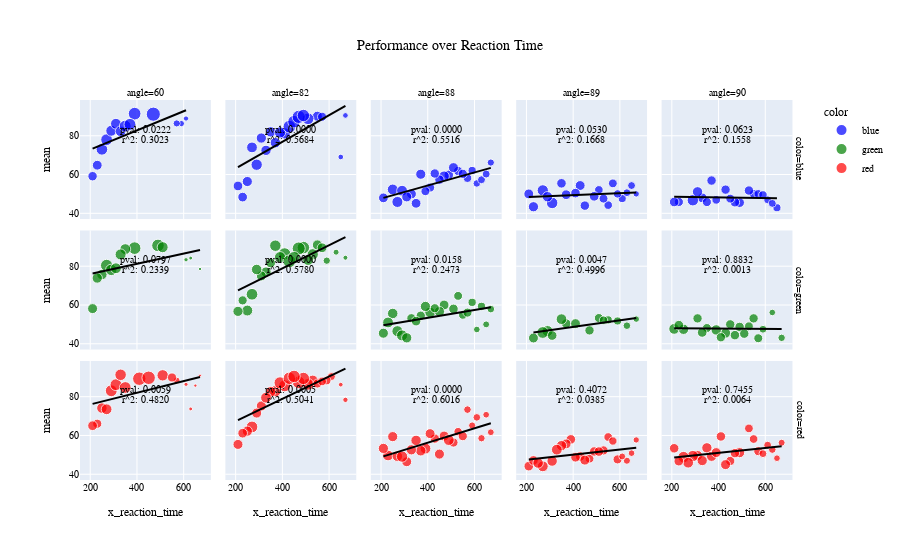

Notebook source saved alongside this figure:
### Markdown cell above
# Performance over RT

### Code cell
perf_angle_df = events_df.groupby(["x_reaction_time", "color", "angle"])["performance"] \
    .agg(["count", "mean"]).reset_index()
perf_angle_df = weigted_outlier_filter("mean", "count", lower_q=.1, upper_q=.9)(perf_angle_df)
perf_angle_df = weigted_outlier_filter("x_reaction_time", "count", lower_q=.1, upper_q=.85)(perf_angle_df)
fig = px.scatter(perf_angle_df.sort_values("angle"), 
    title="Performance over Reaction Time",
    x="x_reaction_time", y="mean", 
    color="color", size="count", size_max=10,
    facet_row="color", facet_col="angle",
    render_mode="svg",
    # marginal_x="histogram",
    # animation_frame="angle",
    # facet_col_spacing=.25, facet_row_spacing=.1,
    trendline="ols", trendline_options=dict(log_x=False), trendline_color_override="black",
    color_discrete_map={
        "red": "red",
        "green": "green",
        "blue": "blue"})
for idx, row in px.get_trendline_results(fig).sort_values("color", ascending=False).iterrows():
    res = row["px_fit_results"]
    fig.add_annotation(xref=f"x{idx+1}", yref=f"y{idx+1}", showarrow=False, yshift=30, text=f"pval: {res.pvalues[1]:.4f}")
    fig.add_annotation(xref=f"x{idx+1}", yref=f"y{idx+1}", showarrow=False, yshift=20, text=f"r^2: {res.rsquared:.4f}")
fig.update_layout(
    title_x=0.5,
    font= my_font,
                )
fig.show()
pio.write_image(fig, 'per_density.png', width=1600, height=700)


# pio.write_image(fig, 'sacc.png', width=1600, height=700)
# import PIL
# import io

# frames = []
# for s, fr in enumerate(fig.frames):
#     fig.update(data=fr.data)
#     fig.layout.sliders[0].update(active=s)
#     frames.append(PIL.Image.open(io.BytesIO(fig.to_image(scale=2, format="png"))))
    
# # create animated GIF
# frames[0].save(
#         "test.gif",
#         save_all=True,
#         append_images=frames[1:],
#         optimize=True,
#         duration=500,
#         loop=0,
#     )
# Performance_over_reaction_time_bytes = fig.to_image(format="png", width=400, height=400)

### Figure 1 — Plotly figure (JSON) as saved in the notebook; plotly's stock layout.template omitted (floating-point values rounded to 4 significant figures)
{"data": [{"hovertemplate": "color=blue<br>angle=60<br>x_reaction_time=%{x}<br>mean=%{y}<br>count=%{marker.size}<extra></extra>", "legendgroup": "blue", "marker": {"color": "blue", "size": [115, 174, 177, 36, 155, 152, 147, 209, 180, 184, 51, 66, 259, 125], "sizemode": "area", "sizeref": 2.59, "symbol": "circle"}, "mode": "markers", "name": "blue", "orientation": "v", "showlegend": true, "type": "scatter", "x": [210, 250, 270, 610, 290, 310, 330, 390, 350, 370, 590, 570, 470, 230], "xaxis": "x11", "y": [59.13, 72.99, 77.97, 88.89, 82.58, 86.18, 82.31, 91.39, 85, 85.87, 86.27, 86.36, 91.12, 64.8], "yaxis": "y11"}, {"hovertemplate": "<b>OLS trendline</b><br>mean = 0.0495435 * x_reaction_time + 62.947<br>R<sup>2</sup>=0.482005<br><br>color=blue<br>angle=60<br>x_reaction_time=%{x}<br>mean=%{y} <b>(trend)</b><extra></extra>", "legendgroup": "blue", "line": {"color": "black"}, "marker": {"color": "blue", "symbol": "circle"}, "mode": "lines", "name": "blue", "showlegend": false, "type": "scatter", "x": [210, 230, 250, 270, 290, 310, 330, 350, 370, 390, 470, 570, 590, 610], "xaxis": "x11", "y": [73.35, 74.34, 75.33, 76.32, 77.31, 78.31, 79.3, 80.29, 81.28, 82.27, 86.23, 91.19, 92.18, 93.17], "yaxis": "y11"}, {"hovertemplate": "color=blue<br>angle=82<br>x_reaction_time=%{x}<br>mean=%{y}<br>count=%{marker.size}<extra></extra>", "legendgroup": "blue", "marker": {"color": "blue", "size": [138, 140, 137, 166, 139, 131, 165, 164, 108, 209, 150, 42, 133, 122, 42, 204, 178, 122, 224, 199], "sizemode": "area", "sizeref": 2.59, "symbol": "circle"}, "mode": "markers", "name": "blue", "orientation": "v", "showlegend": false, "type": "scatter", "x": [330, 370, 310, 290, 350, 550, 410, 390, 570, 430, 270, 650, 250, 210, 670, 450, 510, 230, 470, 490], "xaxis": "x12", "y": [72.46, 76.43, 78.83, 65.06, 82.01, 90.08, 81.21, 81.71, 89.81, 84.69, 74, 69.05, 56.39, 54.1, 90.48, 87.25, 88.76, 48.36, 89.73, 90.45], "yaxis": "y12"}, {"hovertemplate": "<b>OLS trendline</b><br>mean = 0.0685622 * x_reaction_time + 49.4333<br>R<sup>2</sup>=0.504104<br><br>color=blue<br>angle=82<br>x_reaction_time=%{x}<br>mean=%{y} <b>(trend)</b><extra></extra>", "legendgroup": "blue", "line": {"color": "black"}, "marker": {"color": "blue", "symbol": "circle"}, "mode": "lines", "name": "blue", "showlegend": false, "type": "scatter", "x": [210, 230, 250, 270, 290, 310, 330, 350, 370, 390, 410, 430, 450, 470, 490, 510, 550, 570, 650, 670], "xaxis": "x12", "y": [63.83, 65.2, 66.57, 67.95, 69.32, 70.69, 72.06, 73.43, 74.8, 76.17, 77.54, 78.92, 80.29, 81.66, 83.03, 84.4, 87.14, 88.51, 94.0, 95.37], "yaxis": "y12"}, {"hovertemplate": "color=blue<br>angle=88<br>x_reaction_time=%{x}<br>mean=%{y}<br>count=%{marker.size}<extra></extra>", "legendgroup": "blue", "marker": {"color": "blue", "size": [123, 153, 151, 74, 82, 83, 157, 107, 110, 98, 111, 105, 133, 87, 124, 128, 132, 117, 142, 115, 129, 114, 68], "sizemode": "area", "sizeref": 2.59, "symbol": "circle"}, "mode": "markers", "name": "blue", "orientation": "v", "showlegend": false, "type": "scatter", "x": [210, 250, 290, 610, 630, 650, 270, 410, 530, 570, 550, 390, 370, 590, 350, 330, 310, 490, 470, 450, 510, 430, 670], "xaxis": "x13", "y": [47.97, 52.29, 51.66, 55.41, 57.32, 60.24, 45.86, 53.27, 61.82, 58.16, 60.36, 51.43, 60.15, 62.07, 45.16, 50, 48.48, 59.83, 59.15, 57.39, 63.57, 60.53, 66.18], "yaxis": "y13"}, {"hovertemplate": "<b>OLS trendline</b><br>mean = 0.0336189 * x_reaction_time + 40.9131<br>R<sup>2</sup>=0.601553<br><br>color=blue<br>angle=88<br>x_reaction_time=%{x}<br>mean=%{y} <b>(trend)</b><extra></extra>", "legendgroup": "blue", "line": {"color": "black"}, "marker": {"color": "blue", "symbol": "circle"}, "mode": "lines", "name": "blue", "showlegend": false, "type": "scatter", "x": [210, 250, 270, 290, 310, 330, 350, 370, 390, 410, 430, 450, 470, 490, 510, 530, 550, 570, 590, 610, 630, 650, 670], "xaxis": "x13", "y": [47.97, 49.32, 49.99, 50.66, 51.33, 52.01, 52.68, 53.35, 54.02, 54.7, 55.37, 56.04, 56.71, 57.39, 58.06, 58.73, 59.4, 60.08, 60.75, 61.42, 62.09, 62.77, 63.44], "yaxis": "y13"}, {"hovertemplate": "color=blue<br>angle=89<br>x_reaction_time=%{x}<br>mean=%{y}<br>count=%{marker.size}<extra></extra>", "legendgroup": "blue", "marker": {"color": "blue", "size": [52, 136, 96, 121, 116, 127, 123, 95, 103, 119, 172, 84, 164, 126, 81, 79, 101, 90, 138, 119], "sizemode": "area", "sizeref": 2.59, "symbol": "circle"}, "mode": "markers", "name": "blue", "orientation": "v", "showlegend": false, "type": "scatter", "x": [670, 230, 510, 490, 450, 430, 370, 550, 530, 410, 310, 610, 270, 210, 650, 630, 570, 590, 290, 350], "xaxis": "x14", "y": [50, 43.38, 52.08, 48.76, 43.97, 54.33, 49.59, 44.21, 47.57, 50.42, 45.35, 47.62, 51.83, 50, 54.32, 50.63, 55.45, 50, 48.55, 55.46], "yaxis": "y14"}, {"hovertemplate": "<b>OLS trendline</b><br>mean = 0.00492039 * x_reaction_time + 47.4327<br>R<sup>2</sup>=0.038468<br><br>color=blue<br>angle=89<br>x_reaction_time=%{x}<br>mean=%{y} <b>(trend)</b><extra></extra>", "legendgroup": "blue", "line": {"color": "black"}, "marker": {"color": "blue", "symbol": "circle"}, "mode": "lines", "name": "blue", "showlegend": false, "type": "scatter", "x": [210, 230, 270, 290, 310, 350, 370, 410, 430, 450, 490, 510, 530, 550, 570, 590, 610, 630, 650, 670], "xaxis": "x14", "y": [48.47, 48.56, 48.76, 48.86, 48.96, 49.15, 49.25, 49.45, 49.55, 49.65, 49.84, 49.94, 50.04, 50.14, 50.24, 50.34, 50.43, 50.53, 50.63, 50.73], "yaxis": "y14"}, {"hovertemplate": "color=blue<br>angle=90<br>x_reaction_time=%{x}<br>mean=%{y}<br>count=%{marker.size}<extra></extra>", "legendgroup": "blue", "marker": {"color": "blue", "size": [123, 109, 116, 102, 98, 113, 114, 84, 116, 103, 123, 98, 107, 83, 169, 139, 95, 82, 120], "sizemode": "area", "sizeref": 2.59, "symbol": "circle"}, "mode": "markers", "name": "blue", "orientation": "v", "showlegend": false, "type": "scatter", "x": [490, 230, 370, 550, 390, 430, 530, 650, 470, 450, 330, 570, 350, 610, 290, 310, 590, 630, 210], "xaxis": "x15", "y": [45.53, 45.87, 56.9, 50, 46.94, 52.21, 51.75, 42.86, 45.69, 47.57, 47.97, 50, 45.79, 46.99, 46.75, 51.08, 49.47, 45.12, 45.83], "yaxis": "y15"}, {"hovertemplate": "<b>OLS trendline</b><br>mean = -0.00191935 * x_reaction_time + 48.976<br>R<sup>2</sup>=0.006361<br><br>color=blue<br>angle=90<br>x_reaction_time=%{x}<br>mean=%{y} <b>(trend)</b><extra></extra>", "legendgroup": "blue", "line": {"color": "black"}, "marker": {"color": "blue", "symbol": "circle"}, "mode": "lines", "name": "blue", "showlegend": false, "type": "scatter", "x": [210, 230, 290, 310, 330, 350, 370, 390, 430, 450, 470, 490, 530, 550, 570, 590, 610, 630, 650], "xaxis": "x15", "y": [48.57, 48.53, 48.42, 48.38, 48.34, 48.3, 48.27, 48.23, 48.15, 48.11, 48.07, 48.04, 47.96, 47.92, 47.88, 47.84, 47.81, 47.77, 47.73], "yaxis": "y15"}, {"hovertemplate": "color=green<br>angle=60<br>x_reaction_time=%{x}<br>mean=%{y}<br>count=%{marker.size}<extra></extra>", "legendgroup": "green", "marker": {"color": "green", "size": [129, 140, 19, 194, 169, 24, 152, 206, 152, 158, 14, 138, 205, 157], "sizemode": "area", "sizeref": 2.59, "symbol": "circle"}, "mode": "markers", "name": "green", "orientation": "v", "showlegend": true, "type": "scatter", "x": [210, 250, 630, 270, 290, 610, 310, 390, 350, 330, 670, 230, 490, 510], "xaxis": "x6", "y": [58.14, 75.71, 84.21, 80.41, 78.11, 83.33, 78.95, 89.32, 88.82, 86.08, 78.57, 73.91, 90.73, 89.81], "yaxis": "y6"}, {"hovertemplate": "<b>OLS trendline</b><br>mean = 0.0264574 * x_reaction_time + 70.6805<br>R<sup>2</sup>=0.233917<br><br>color=green<br>angle=60<br>x_reaction_time=%{x}<br>mean=%{y} <b>(trend)</b><extra></extra>", "legendgroup": "green", "line": {"color": "black"}, "marker": {"color": "green", "symbol": "circle"}, "mode": "lines", "name": "green", "showlegend": false, "type": "scatter", "x": [210, 230, 250, 270, 290, 310, 330, 350, 390, 490, 510, 610, 630, 670], "xaxis": "x6", "y": [76.24, 76.77, 77.29, 77.82, 78.35, 78.88, 79.41, 79.94, 81.0, 83.64, 84.17, 86.82, 87.35, 88.41], "yaxis": "y6"}, {"hovertemplate": "color=green<br>angle=82<br>x_reaction_time=%{x}<br>mean=%{y}<br>count=%{marker.size}<extra></extra>", "legendgroup": "green", "marker": {"color": "green", "size": [139, 128, 143, 191, 166, 170, 133, 70, 163, 120, 124, 202, 155, 221, 47, 177, 154, 212, 187, 32, 109, 134], "sizemode": "area", "sizeref": 2.59, "symbol": "circle"}, "mode": "markers", "name": "green", "orientation": "v", "showlegend": false, "type": "scatter", "x": [330, 310, 290, 410, 530, 370, 550, 590, 390, 350, 570, 490, 510, 470, 630, 270, 250, 430, 450, 670, 230, 210], "xaxis": "x7", "y": [76.98, 75, 78.32, 86.39, 86.14, 90.59, 90.98, 82.86, 84.66, 81.67, 89.52, 89.6, 83.23, 89.14, 87.23, 65.54, 57.14, 82.55, 84.49, 84.38, 62.39, 56.72], "yaxis": "y7"}, {"hovertemplate": "<b>OLS trendline</b><br>mean = 0.0596044 * x_reaction_time + 55.0536<br>R<sup>2</sup>=0.578004<br><br>color=green<br>angle=82<br>x_reaction_time=%{x}<br>mean=%{y} <b>(trend)</b><extra></extra>", "legendgroup": "green", "line": {"color": "black"}, "marker": {"color": "green", "symbol": "circle"}, "mode": "lines", "name": "green", "showlegend": false, "type": "scatter", "x": [210, 230, 250, 270, 290, 310, 330, 350, 370, 390, 410, 430, 450, 470, 490, 510, 530, 550, 570, 590, 630, 670], "xaxis": "x7", "y": [67.57, 68.76, 69.95, 71.15, 72.34, 73.53, 74.72, 75.92, 77.11, 78.3, 79.49, 80.68, 81.88, 83.07, 84.26, 85.45, 86.64, 87.84, 89.03, 90.22, 92.6, 94.99], "yaxis": "y7"}, {"hovertemplate": "color=green<br>angle=88<br>x_reaction_time=%{x}<br>mean=%{y}<br>count=%{marker.size}<extra></extra>", "legendgroup": "green", "marker": {"color": "green", "size": [142, 86, 157, 146, 102, 135, 93, 112, 111, 107, 88, 120, 57, 158, 137, 119, 125, 136, 108, 62, 132, 151, 76], "sizemode": "area", "sizeref": 2.59, "symbol": "circle"}, "mode": "markers", "name": "green", "orientation": "v", "showlegend": false, "type": "scatter", "x": [250, 630, 270, 410, 530, 390, 550, 370, 330, 570, 590, 350, 610, 290, 310, 510, 470, 450, 430, 650, 210, 230, 670], "xaxis": "x8", "y": [55.63, 59.3, 46.5, 56.16, 64.71, 59.26, 54.84, 54.46, 53.15, 56.07, 61.36, 51.67, 47.37, 44.3, 43.07, 57.98, 60, 56.62, 58.33, 50, 45.45, 50.99, 57.89], "yaxis": "y8"}, {"hovertemplate": "<b>OLS trendline</b><br>mean = 0.0201032 * x_reaction_time + 45.3348<br>R<sup>2</sup>=0.247288<br><br>color=green<br>angle=88<br>x_reaction_time=%{x}<br>mean=%{y} <b>(trend)</b><extra></extra>", "legendgroup": "green", "line": {"color": "black"}, "marker": {"color": "green", "symbol": "circle"}, "mode": "lines", "name": "green", "showlegend": false, "type": "scatter", "x": [210, 230, 250, 270, 290, 310, 330, 350, 370, 390, 410, 430, 450, 470, 510, 530, 550, 570, 590, 610, 630, 650, 670], "xaxis": "x8", "y": [49.56, 49.96, 50.36, 50.76, 51.16, 51.57, 51.97, 52.37, 52.77, 53.17, 53.58, 53.98, 54.38, 54.78, 55.59, 55.99, 56.39, 56.79, 57.2, 57.6, 58.0, 58.4, 58.8], "yaxis": "y8"}, {"hovertemplate": "color=green<br>angle=89<br>x_reaction_time=%{x}<br>mean=%{y}<br>count=%{marker.size}<extra></extra>", "legendgroup": "green", "marker": {"color": "green", "size": [55, 128, 113, 107, 115, 86, 92, 127, 148, 159, 179, 75, 85, 122], "sizemode": "area", "sizeref": 2.59, "symbol": "circle"}, "mode": "markers", "name": "green", "orientation": "v", "showlegend": false, "type": "scatter", "x": [670, 230, 470, 510, 370, 550, 530, 410, 350, 290, 270, 630, 590, 310], "xaxis": "x9", "y": [52.73, 42.97, 46.9, 53.27, 50.43, 52.33, 52.17, 50.39, 52.7, 46.54, 45.81, 49.33, 51.76, 44.26], "yaxis": "y9"}, {"hovertemplate": "<b>OLS trendline</b><br>mean = 0.0171851 * x_reaction_time + 41.8148<br>R<sup>2</sup>=0.499586<br><br>color=green<br>angle=89<br>x_reaction_time=%{x}<br>mean=%{y} <b>(trend)</b><extra></extra>", "legendgroup": "green", "line": {"color": "black"}, "marker": {"color": "green", "symbol": "circle"}, "mode": "lines", "name": "green", "showlegend": false, "type": "scatter", "x": [230, 270, 290, 310, 350, 370, 410, 470, 510, 530, 550, 590, 630, 670], "xaxis": "x9", "y": [45.77, 46.45, 46.8, 47.14, 47.83, 48.17, 48.86, 49.89, 50.58, 50.92, 51.27, 51.95, 52.64, 53.33], "yaxis": "y9"}, {"hovertemplate": "color=green<br>angle=90<br>x_reaction_time=%{x}<br>mean=%{y}<br>count=%{marker.size}<extra></extra>", "legendgroup": "green", "marker": {"color": "green", "size": [115, 114, 134, 140, 113, 113, 102, 115, 117, 151, 72, 105, 80, 113, 106, 120, 57, 139, 121], "sizemode": "area", "sizeref": 2.59, "symbol": "circle"}, "mode": "markers", "name": "green", "orientation": "v", "showlegend": false, "type": "scatter", "x": [490, 450, 430, 390, 550, 410, 530, 510, 470, 210, 670, 570, 590, 310, 350, 330, 630, 250, 230], "xaxis": "x10", "y": [48.7, 50, 45.52, 47.14, 53.1, 43.36, 49.02, 45.22, 44.44, 47.68, 43.06, 42.86, 47.5, 53.1, 48.11, 45.83, 56.14, 47.48, 49.59], "yaxis": "y10"}, {"hovertemplate": "<b>OLS trendline</b><br>mean = -0.000954331 * x_reaction_time + 48.202<br>R<sup>2</sup>=0.001307<br><br>color=green<br>angle=90<br>x_reaction_time=%{x}<br>mean=%{y} <b>(trend)</b><extra></extra>", "legendgroup": "green", "line": {"color": "black"}, "marker": {"color": "green", "symbol": "circle"}, "mode": "lines", "name": "green", "showlegend": false, "type": "scatter", "x": [210, 230, 250, 310, 330, 350, 390, 410, 430, 450, 470, 490, 510, 530, 550, 570, 590, 630, 670], "xaxis": "x10", "y": [48.0, 47.98, 47.96, 47.91, 47.89, 47.87, 47.83, 47.81, 47.79, 47.77, 47.75, 47.73, 47.72, 47.7, 47.68, 47.66, 47.64, 47.6, 47.56], "yaxis": "y10"}, {"hovertemplate": "color=red<br>angle=60<br>x_reaction_time=%{x}<br>mean=%{y}<br>count=%{marker.size}<extra></extra>", "legendgroup": "red", "marker": {"color": "red", "size": [109, 143, 19, 22, 151, 183, 181, 167, 177, 172, 60, 233, 109, 14, 234, 11, 123], "sizemode": "area", "sizeref": 2.59, "symbol": "circle"}, "mode": "markers", "name": "red", "orientation": "v", "showlegend": true, "type": "scatter", "x": [230, 250, 630, 610, 270, 290, 310, 510, 350, 330, 570, 410, 550, 650, 450, 670, 210], "xaxis": "x", "y": [66.06, 74.13, 73.68, 86.36, 73.51, 83.06, 86.19, 91.02, 84.75, 91.28, 88.33, 89.27, 89.91, 85.71, 89.74, 90.91, 65.04], "yaxis": "y"}, {"hovertemplate": "<b>OLS trendline</b><br>mean = 0.0301627 * x_reaction_time + 69.9449<br>R<sup>2</sup>=0.302264<br><br>color=red<br>angle=60<br>x_reaction_time=%{x}<br>mean=%{y} <b>(trend)</b><extra></extra>", "legendgroup": "red", "line": {"color": "black"}, "marker": {"color": "red", "symbol": "circle"}, "mode": "lines", "name": "red", "showlegend": false, "type": "scatter", "x": [210, 230, 250, 270, 290, 310, 330, 350, 410, 450, 510, 550, 570, 610, 630, 650, 670], "xaxis": "x", "y": [76.28, 76.88, 77.49, 78.09, 78.69, 79.3, 79.9, 80.5, 82.31, 83.52, 85.33, 86.53, 87.14, 88.34, 88.95, 89.55, 90.15], "yaxis": "y"}, {"hovertemplate": "color=red<br>angle=82<br>x_reaction_time=%{x}<br>mean=%{y}<br>count=%{marker.size}<extra></extra>", "legendgroup": "red", "marker": {"color": "red", "size": [83, 133, 130, 94, 177, 154, 163, 188, 176, 106, 187, 143, 99, 151, 207, 198, 200, 135, 121, 37, 199, 130, 29], "sizemode": "area", "sizeref": 2.59, "symbol": "circle"}, "mode": "markers", "name": "red", "orientation": "v", "showlegend": false, "type": "scatter", "x": [610, 310, 290, 590, 270, 530, 370, 410, 510, 550, 390, 350, 570, 330, 470, 490, 430, 250, 230, 670, 450, 210, 650], "xaxis": "x2", "y": [90.36, 75.19, 71.54, 88.3, 64.41, 88.31, 82.82, 85.64, 86.36, 86.79, 87.17, 82.52, 87.88, 79.47, 87.44, 89.39, 89.5, 62.22, 61.16, 78.38, 90.45, 55.38, 86.21], "yaxis": "y2"}, {"hovertemplate": "<b>OLS trendline</b><br>mean = 0.0577561 * x_reaction_time + 55.7987<br>R<sup>2</sup>=0.568405<br><br>color=red<br>angle=82<br>x_reaction_time=%{x}<br>mean=%{y} <b>(trend)</b><extra></extra>", "legendgroup": "red", "line": {"color": "black"}, "marker": {"color": "red", "symbol": "circle"}, "mode": "lines", "name": "red", "showlegend": false, "type": "scatter", "x": [210, 230, 250, 270, 290, 310, 330, 350, 370, 390, 410, 430, 450, 470, 490, 510, 530, 550, 570, 590, 610, 650, 670], "xaxis": "x2", "y": [67.93, 69.08, 70.24, 71.39, 72.55, 73.7, 74.86, 76.01, 77.17, 78.32, 79.48, 80.63, 81.79, 82.94, 84.1, 85.25, 86.41, 87.56, 88.72, 89.87, 91.03, 93.34, 94.5], "yaxis": "y2"}, {"hovertemplate": "color=red<br>angle=88<br>x_reaction_time=%{x}<br>mean=%{y}<br>count=%{marker.size}<extra></extra>", "legendgroup": "red", "marker": {"color": "red", "size": [127, 75, 133, 60, 147, 66, 142, 70, 92, 110, 154, 109, 142, 135, 75, 141, 165, 129, 131, 113, 151, 128, 135, 58], "sizemode": "area", "sizeref": 2.59, "symbol": "circle"}, "mode": "markers", "name": "red", "orientation": "v", "showlegend": false, "type": "scatter", "x": [310, 610, 250, 670, 230, 590, 270, 630, 530, 510, 390, 550, 370, 330, 570, 350, 290, 470, 450, 430, 490, 410, 210, 650], "xaxis": "x3", "y": [46.46, 69.33, 59.4, 61.67, 49.66, 65.15, 49.3, 58.57, 61.96, 56.36, 53.25, 59.63, 52.11, 52.59, 73.33, 57.45, 49.09, 59.69, 50.38, 58.41, 57.62, 60.94, 53.33, 70.69], "yaxis": "y3"}, {"hovertemplate": "<b>OLS trendline</b><br>mean = 0.0370954 * x_reaction_time + 41.4432<br>R<sup>2</sup>=0.551634<br><br>color=red<br>angle=88<br>x_reaction_time=%{x}<br>mean=%{y} <b>(trend)</b><extra></extra>", "legendgroup": "red", "line": {"color": "black"}, "marker": {"color": "red", "symbol": "circle"}, "mode": "lines", "name": "red", "showlegend": false, "type": "scatter", "x": [210, 230, 250, 270, 290, 310, 330, 350, 370, 390, 410, 430, 450, 470, 490, 510, 530, 550, 570, 590, 610, 630, 650, 670], "xaxis": "x3", "y": [49.23, 49.98, 50.72, 51.46, 52.2, 52.94, 53.68, 54.43, 55.17, 55.91, 56.65, 57.39, 58.14, 58.88, 59.62, 60.36, 61.1, 61.85, 62.59, 63.33, 64.07, 64.81, 65.56, 66.3], "yaxis": "y3"}, {"hovertemplate": "color=red<br>angle=89<br>x_reaction_time=%{x}<br>mean=%{y}<br>count=%{marker.size}<extra></extra>", "legendgroup": "red", "marker": {"color": "red", "size": [57, 102, 120, 114, 116, 129, 119, 124, 98, 137, 109, 118, 119, 152, 141, 107, 52, 121, 142, 66, 91, 150, 61], "sizemode": "area", "sizeref": 2.59, "symbol": "circle"}, "mode": "markers", "name": "red", "orientation": "v", "showlegend": false, "type": "scatter", "x": [650, 470, 210, 490, 430, 450, 390, 370, 550, 350, 530, 510, 410, 270, 310, 590, 670, 230, 250, 630, 570, 330, 610], "xaxis": "x4", "y": [50.88, 48.04, 44.17, 51.75, 49.14, 47.29, 57.98, 55.65, 59.18, 54.74, 52.29, 51.69, 48.74, 44.08, 46.81, 47.66, 57.69, 47.11, 45.77, 46.97, 57.14, 52.67, 49.18], "yaxis": "y4"}, {"hovertemplate": "<b>OLS trendline</b><br>mean = 0.0131727 * x_reaction_time + 44.8412<br>R<sup>2</sup>=0.166822<br><br>color=red<br>angle=89<br>x_reaction_time=%{x}<br>mean=%{y} <b>(trend)</b><extra></extra>", "legendgroup": "red", "line": {"color": "black"}, "marker": {"color": "red", "symbol": "circle"}, "mode": "lines", "name": "red", "showlegend": false, "type": "scatter", "x": [210, 230, 250, 270, 310, 330, 350, 370, 390, 410, 430, 450, 470, 490, 510, 530, 550, 570, 590, 610, 630, 650, 670], "xaxis": "x4", "y": [47.61, 47.87, 48.13, 48.4, 48.92, 49.19, 49.45, 49.72, 49.98, 50.24, 50.51, 50.77, 51.03, 51.3, 51.56, 51.82, 52.09, 52.35, 52.61, 52.88, 53.14, 53.4, 53.67], "yaxis": "y4"}, {"hovertemplate": "color=red<br>angle=90<br>x_reaction_time=%{x}<br>mean=%{y}<br>count=%{marker.size}<extra></extra>", "legendgroup": "red", "marker": {"color": "red", "size": [133, 111, 138, 134, 98, 99, 116, 127, 114, 118, 58, 129, 133, 106, 81, 164, 136, 74, 170, 148, 124, 80, 64], "sizemode": "area", "sizeref": 2.59, "symbol": "circle"}, "mode": "markers", "name": "red", "orientation": "v", "showlegend": false, "type": "scatter", "x": [490, 450, 350, 370, 550, 530, 410, 390, 470, 210, 650, 430, 310, 570, 590, 290, 330, 630, 250, 270, 230, 610, 670], "xaxis": "x5", "y": [51.13, 46.85, 53.62, 49.25, 58.16, 63.64, 59.48, 51.18, 50.88, 53.39, 48.28, 44.96, 49.62, 51.89, 50.62, 49.39, 47.06, 52.7, 48.82, 45.95, 46.77, 55, 56.25], "yaxis": "y5"}, {"hovertemplate": "<b>OLS trendline</b><br>mean = 0.0126774 * x_reaction_time + 45.9776<br>R<sup>2</sup>=0.155816<br><br>color=red<br>angle=90<br>x_reaction_time=%{x}<br>mean=%{y} <b>(trend)</b><extra></extra>", "legendgroup": "red", "line": {"color": "black"}, "marker": {"color": "red", "symbol": "circle"}, "mode": "lines", "name": "red", "showlegend": false, "type": "scatter", "x": [210, 230, 250, 270, 290, 310, 330, 350, 370, 390, 410, 430, 450, 470, 490, 530, 550, 570, 590, 610, 630, 650, 670], "xaxis": "x5", "y": [48.64, 48.89, 49.15, 49.4, 49.65, 49.91, 50.16, 50.41, 50.67, 50.92, 51.18, 51.43, 51.68, 51.94, 52.19, 52.7, 52.95, 53.2, 53.46, 53.71, 53.96, 54.22, 54.47], "yaxis": "y5"}], "layout": {"annotations": [{"showarrow": false, "text": "angle=60", "x": 0.09, "xanchor": "center", "xref": "paper", "y": 1.0, "yanchor": "bottom", "yref": "paper"}, {"showarrow": false, "text": "angle=82", "x": 0.29, "xanchor": "center", "xref": "paper", "y": 1.0, "yanchor": "bottom", "yref": "paper"}, {"showarrow": false, "text": "angle=88", "x": 0.49, "xanchor": "center", "xref": "paper", "y": 1.0, "yanchor": "bottom", "yref": "paper"}, {"showarrow": false, "text": "angle=89", "x": 0.69, "xanchor": "center", "xref": "paper", "y": 1.0, "yanchor": "bottom", "yref": "paper"}, {"showarrow": false, "text": "angle=90", "x": 0.89, "xanchor": "center", "xref": "paper", "y": 1.0, "yanchor": "bottom", "yref": "paper"}, {"showarrow": false, "text": "color=red", "textangle": 90, "x": 0.98, "xanchor": "left", "xref": "paper", "y": 0.1567, "yanchor": "middle", "yref": "paper"}, {"showarrow": false, "text": "color=green", "textangle": 90, "x": 0.98, "xanchor": "left", "xref": "paper", "y": 0.5, "yanchor": "middle", "yref": "paper"}, {"showarrow": false, "text": "color=blue", "textangle": 90, "x": 0.98, "xanchor": "left", "xref": "paper", "y": 0.8433, "yanchor": "middle", "yref": "paper"}, {"showarrow": false, "text": "pval: 0.0222", "xref": "x11", "yref": "y11", "yshift": 30}, {"showarrow": false, "text": "r^2: 0.3023", "xref": "x11", "yref": "y11", "yshift": 20}, {"showarrow": false, "text": "pval: 0.0000", "xref": "x12", "yref": "y12", "yshift": 30}, {"showarrow": false, "text": "r^2: 0.5684", "xref": "x12", "yref": "y12", "yshift": 20}, {"showarrow": false, "text": "pval: 0.0000", "xref": "x13", "yref": "y13", "yshift": 30}, {"showarrow": false, "text": "r^2: 0.5516", "xref": "x13", "yref": "y13", "yshift": 20}, {"showarrow": false, "text": "pval: 0.0530", "xref": "x14", "yref": "y14", "yshift": 30}, {"showarrow": false, "text": "r^2: 0.1668", "xref": "x14", "yref": "y14", "yshift": 20}, {"showarrow": false, "text": "pval: 0.0623", "xref": "x15", "yref": "y15", "yshift": 30}, {"showarrow": false, "text": "r^2: 0.1558", "xref": "x15", "yref": "y15", "yshift": 20}, {"showarrow": false, "text": "pval: 0.0797", "xref": "x6", "yref": "y6", "yshift": 30}, {"showarrow": false, "text": "r^2: 0.2339", "xref": "x6", "yref": "y6", "yshift": 20}, {"showarrow": false, "text": "pval: 0.0000", "xref": "x7", "yref": "y7", "yshift": 30}, {"showarrow": false, "text": "r^2: 0.5780", "xref": "x7", "yref": "y7", "yshift": 20}, {"showarrow": false, "text": "pval: 0.0158", "xref": "x8", "yref": "y8", "yshift": 30}, {"showarrow": false, "text": "r^2: 0.2473", "xref": "x8", "yref": "y8", "yshift": 20}, {"showarrow": false, "text": "pval: 0.0047", "xref": "x9", "yref": "y9", "yshift": 30}, {"showarrow": false, "text": "r^2: 0.4996", "xref": "x9", "yref": "y9", "yshift": 20}, {"showarrow": false, "text": "pval: 0.8832", "xref": "x10", "yref": "y10", "yshift": 30}, {"showarrow": false, "text": "r^2: 0.0013", "xref": "x10", "yref": "y10", "yshift": 20}, {"showarrow": false, "text": "pval: 0.0059", "xref": "x", "yref": "y", "yshift": 30}, {"showarrow": false, "text": "r^2: 0.4820", "xref": "x", "yref": "y", "yshift": 20}, {"showarrow": false, "text": "pval: 0.0005", "xref": "x2", "yref": "y2", "yshift": 30}, {"showarrow": false, "text": "r^2: 0.5041", "xref": "x2", "yref": "y2", "yshift": 20}, {"showarrow": false, "text": "pval: 0.0000", "xref": "x3", "yref": "y3", "yshift": 30}, {"showarrow": false, "text": "r^2: 0.6016", "xref": "x3", "yref": "y3", "yshift": 20}, {"showarrow": false, "text": "pval: 0.4072", "xref": "x4", "yref": "y4", "yshift": 30}, {"showarrow": false, "text": "r^2: 0.0385", "xref": "x4", "yref": "y4", "yshift": 20}, {"showarrow": false, "text": "pval: 0.7455", "xref": "x5", "yref": "y5", "yshift": 30}, {"showarrow": false, "text": "r^2: 0.0064", "xref": "x5", "yref": "y5", "yshift": 20}], "autosize": true, "font": {"color": "black", "family": "Vazir", "size": 10}, "legend": {"itemsizing": "constant", "title": {"text": "color"}, "tracegroupgap": 0}, "title": {"text": "Performance over Reaction Time", "x": 0.5}, "xaxis": {"anchor": "y", "autorange": true, "domain": [0, 0.18], "range": [162.1, 711.9], "title": {"text": "x_reaction_time"}, "type": "linear"}, "xaxis10": {"anchor": "y10", "autorange": true, "domain": [0.8, 0.98], "matches": "x", "range": [162.1, 711.9], "showticklabels": false, "type": "linear"}, "xaxis11": {"anchor": "y11", "autorange": true, "domain": [0, 0.18], "matches": "x", "range": [162.1, 711.9], "showticklabels": false, "type": "linear"}, "xaxis12": {"anchor": "y12", "autorange": true, "domain": [0.2, 0.38], "matches": "x", "range": [162.1, 711.9], "showticklabels": false, "type": "linear"}, "xaxis13": {"anchor": "y13", "autorange": true, "domain": [0.4, 0.58], "matches": "x", "range": [162.1, 711.9], "showticklabels": false, "type": "linear"}, "xaxis14": {"anchor": "y14", "autorange": true, "domain": [0.6, 0.78], "matches": "x", "range": [162.1, 711.9], "showticklabels": false, "type": "linear"}, "xaxis15": {"anchor": "y15", "autorange": true, "domain": [0.8, 0.98], "matches": "x", "range": [162.1, 711.9], "showticklabels": false, "type": "linear"}, "xaxis2": {"anchor": "y2", "autorange": true, "domain": [0.2, 0.38], "matches": "x", "range": [162.1, 711.9], "title": {"text": "x_reaction_time"}, "type": "linear"}, "xaxis3": {"anchor": "y3", "autorange": true, "domain": [0.4, 0.58], "matches": "x", "range": [162.1, 711.9], "title": {"text": "x_reaction_time"}, "type": "linear"}, "xaxis4": {"anchor": "y4", "autorange": true, "domain": [0.6, 0.78], "matches": "x", "range": [162.1, 711.9], "title": {"text": "x_reaction_time"}, "type": "linear"}, "xaxis5": {"anchor": "y5", "autorange": true, "domain": [0.8, 0.98], "matches": "x", "range": [162.1, 711.9], "title": {"text": "x_reaction_time"}, "type": "linear"}, "xaxis6": {"anchor": "y6", "autorange": true, "domain": [0, 0.18], "matches": "x", "range": [162.1, 711.9], "showticklabels": false, "type": "linear"}, "xaxis7": {"anchor": "y7", "autorange": true, "domain": [0.2, 0.38], "matches": "x", "range": [162.1, 711.9], "showticklabels": false, "type": "linear"}, "xaxis8": {"anchor": "y8", "autorange": true, "domain": [0.4, 0.58], "matches": "x", "range": [162.1, 711.9], "showticklabels": false, "type": "linear"}, "xaxis9": {"anchor": "y9", "autorange": true, "domain": [0.6, 0.78], "matches": "x", "range": [162.1, 711.9], "showticklabels": false, "type": "linear"}, "yaxis": {"anchor": "x", "autorange": true, "domain": [0, 0.3133], "range": [28.9, 122.1], "title": {"text": "mean"}, "type": "linear"}, "yaxis10": {"anchor": "x10", "autorange": true, "domain": [0.3433, 0.6567], "matches": "y", "range": [28.9, 122.1], "showticklabels": false, "type": "linear"}, "yaxis11": {"anchor": "x11", "autorange": true, "domain": [0.6867, 1.0], "matches": "y", "range": [28.9, 122.1], "title": {"text": "mean"}, "type": "linear"}, "yaxis12": {"anchor": "x12", "autorange": true, "domain": [0.6867, 1.0], "matches": "y", "range": [28.9, 122.1], "showticklabels": false, "type": "linear"}, "yaxis13": {"anchor": "x13", "autorange": true, "domain": [0.6867, 1.0], "matches": "y", "range": [28.9, 122.1], "showticklabels": false, "type": "linear"}, "yaxis14": {"anchor": "x14", "autorange": true, "domain": [0.6867, 1.0], "matches": "y", "range": [28.9, 122.1], "showticklabels": false, "type": "linear"}, "yaxis15": {"anchor": "x15", "autorange": true, "domain": [0.6867, 1.0], "matches": "y", "range": [28.9, 122.1], "showticklabels": false, "type": "linear"}, "yaxis2": {"anchor": "x2", "autorange": true, "domain": [0, 0.3133], "matches": "y", "range": [28.9, 122.1], "showticklabels": false, "type": "linear"}, "yaxis3": {"anchor": "x3", "autorange": true, "domain": [0, 0.3133], "matches": "y", "range": [28.9, 122.1], "showticklabels": false, "type": "linear"}, "yaxis4": {"anchor": "x4", "autorange": true, "domain": [0, 0.3133], "matches": "y", "range": [28.9, 122.1], "showticklabels": false, "type": "linear"}, "yaxis5": {"anchor": "x5", "autorange": true, "domain": [0, 0.3133], "matches": "y", "range": [28.9, 122.1], "showticklabels": false, "type": "linear"}, "yaxis6": {"anchor": "x6", "autorange": true, "domain": [0.3433, 0.6567], "matches": "y", "range": [28.9, 122.1], "title": {"text": "mean"}, "type": "linear"}, "yaxis7": {"anchor": "x7", "autorange": true, "domain": [0.3433, 0.6567], "matches": "y", "range": [28.9, 122.1], "showticklabels": false, "type": "linear"}, "yaxis8": {"anchor": "x8", "autorange": true, "domain": [0.3433, 0.6567], "matches": "y", "range": [28.9, 122.1], "showticklabels": false, "type": "linear"}, "yaxis9": {"anchor": "x9", "autorange": true, "domain": [0.3433, 0.6567], "matches": "y", "range": [28.9, 122.1], "showticklabels": false, "type": "linear"}}}
